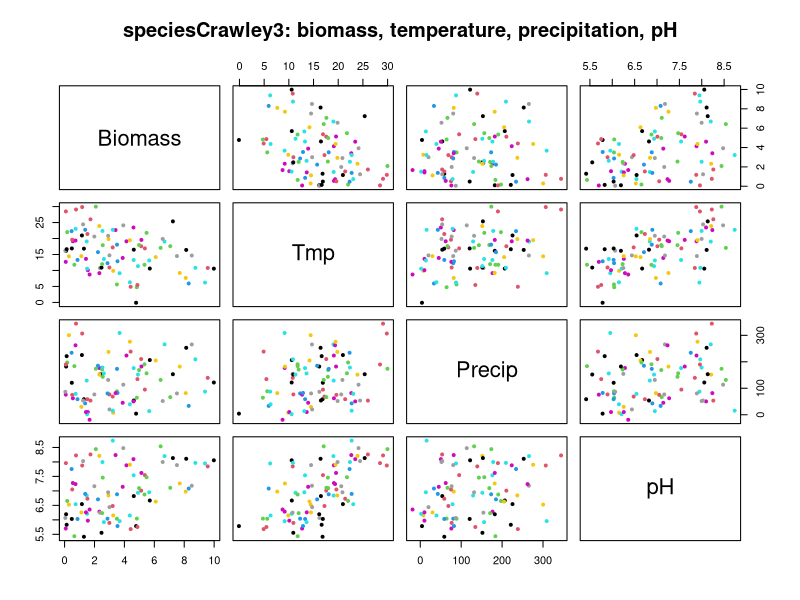
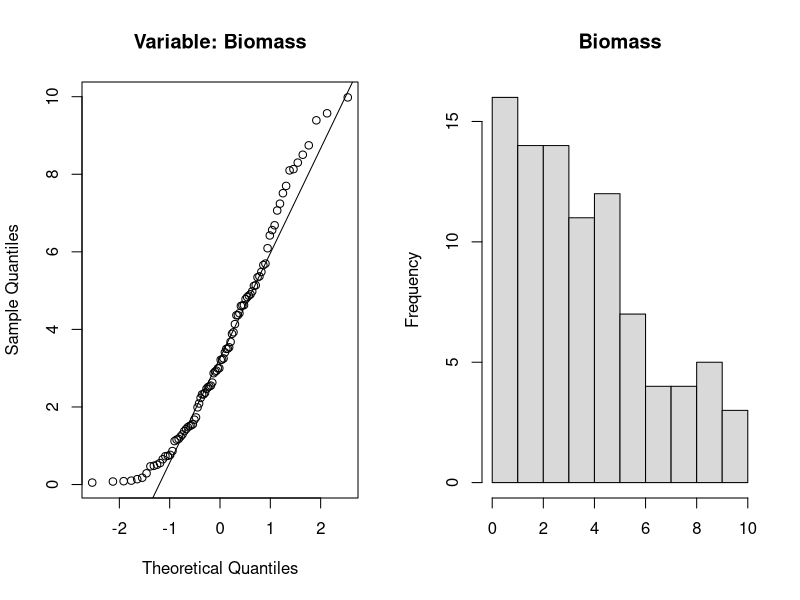
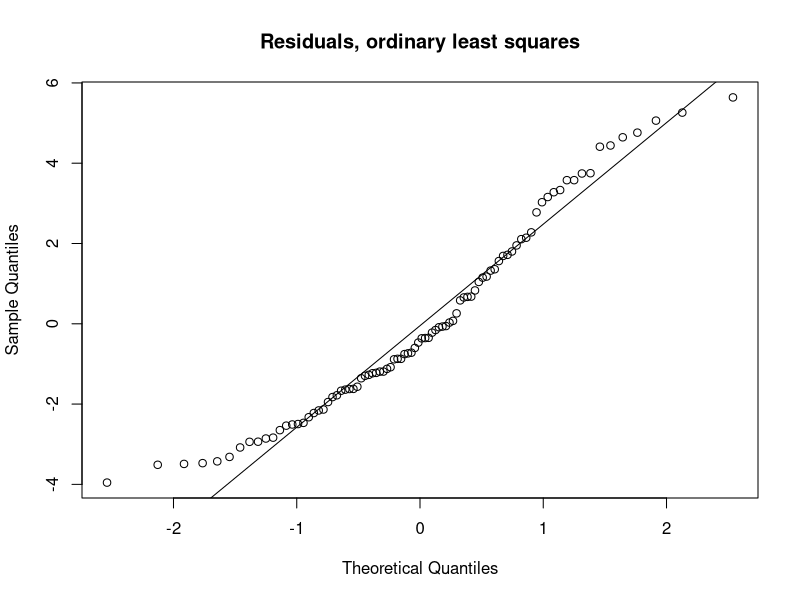
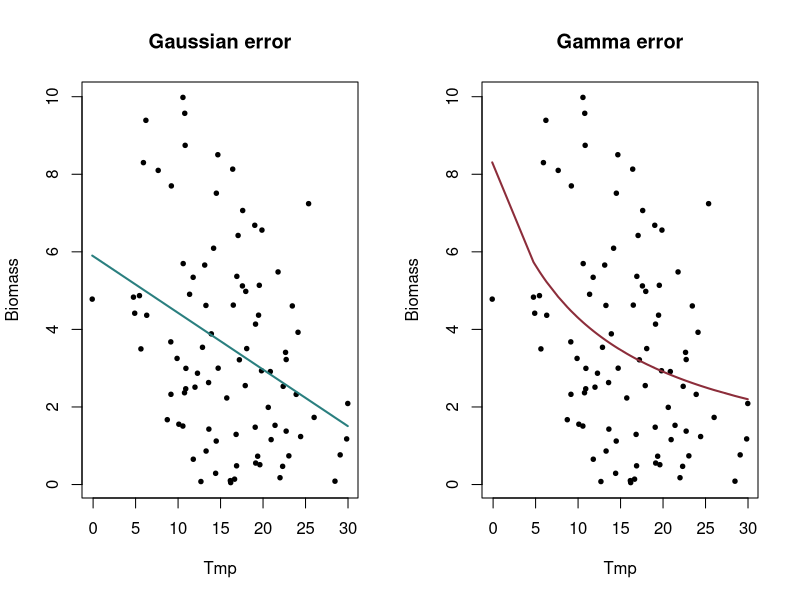
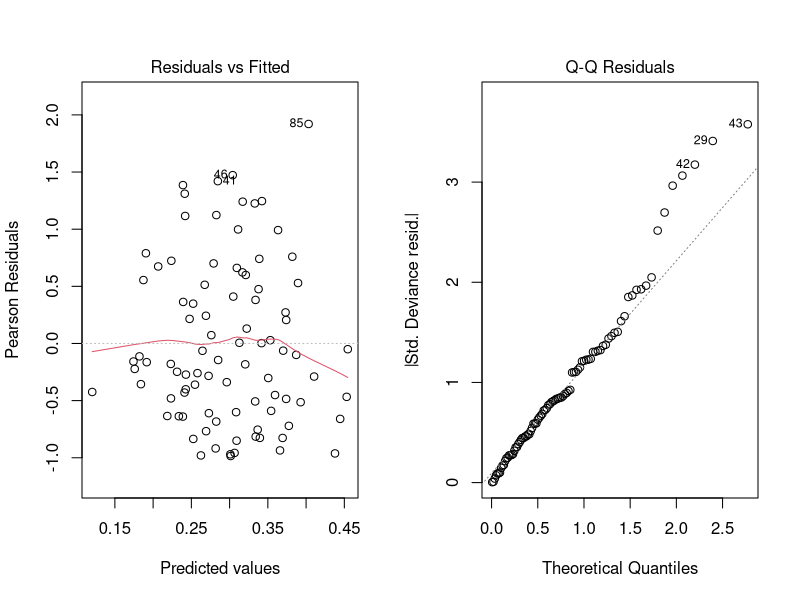
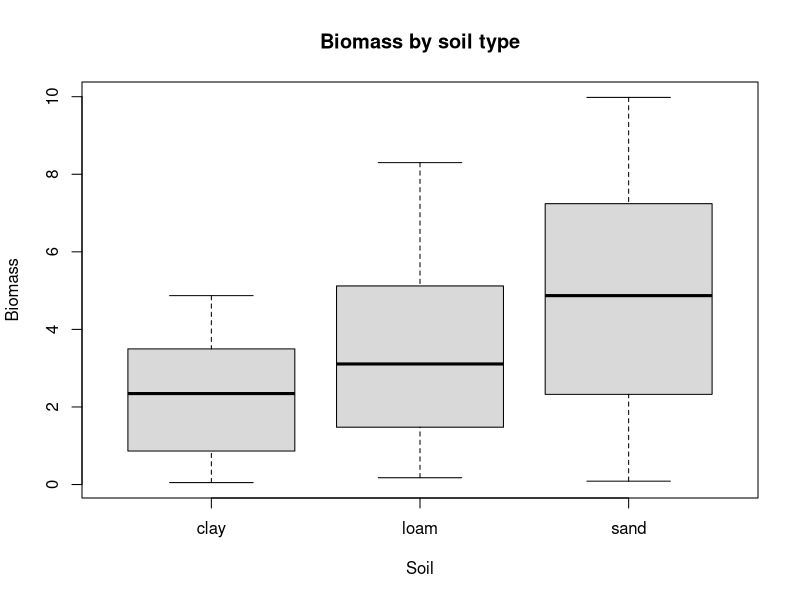
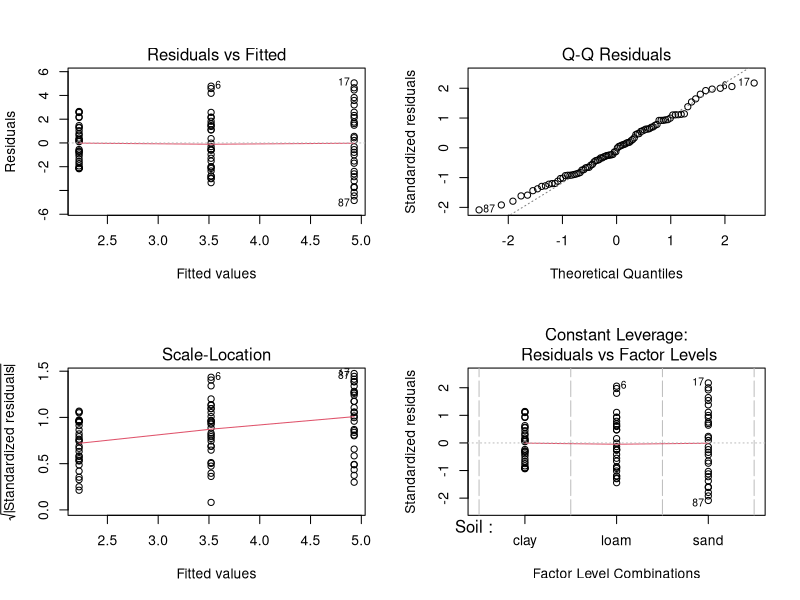
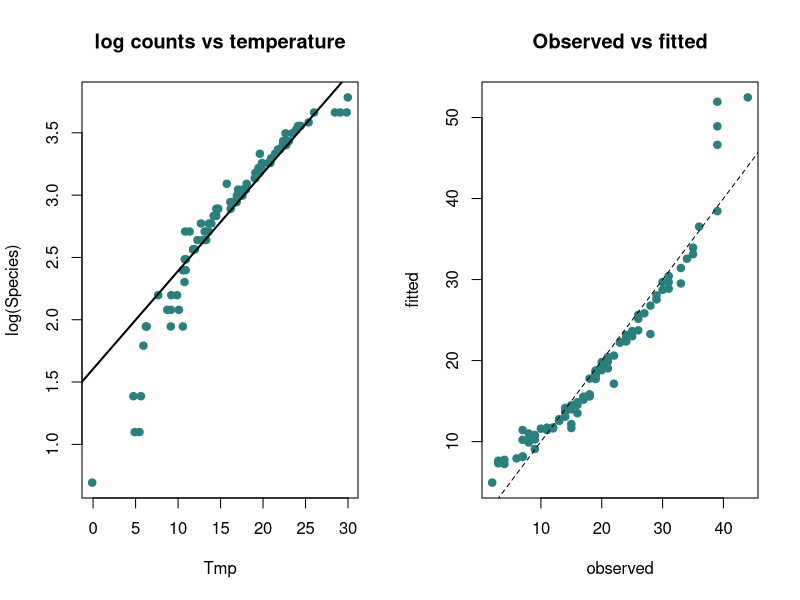

Recreate these plots in R, in order.
## ============================================================================
##  MS_LJMR :: 13_GLM.R — Generalized Linear Models (multivariate predictors)
##
##  Original authors: Marlon E. Cobos & Jorge Soberón
##                    (BIOL 943 Multivariate Methods, University of Kansas)
##  Revised for the MS_LJMR edition by: Luis J. Madrigal-Roca
##
##  Revised from 19_GLModels.R. Uses frozen 'crawley' mixed-type table.
## ============================================================================

##  PLAIN CLASSROOM EDITION
##  Generated from R/13_GLM.R by scripts/make_class_src.py --
##  edit R/13_GLM.R and regenerate; changes made here will be overwritten.
## ============================================================================

# Working directory -- point this at the folder holding the data files
#   speciesCrawley3.csv
setwd("YOUR/DIRECTORY")

## ============================================================================
##  1. WHY GENERALIZED
## ============================================================================
##  A linear model says   Y ~ mu + X + error, and ordinary regression assumes
##  the error is (1) normal with mean 0 and (2) of constant variance across all
##  observations. A GLM relaxes both: the error may follow another distribution,
##  and its variance may depend on the mean. So you must state the FAMILY --
##  gaussian, Gamma, Poisson, binomial -- and the LINK that connects the linear
##  predictor to the mean.
m <- read.csv("speciesCrawley3.csv", stringsAsFactors = TRUE)
m$Soil <- factor(m$Soil)
str(m)

par(mfrow = c(1, 1))
pairs(m[, 2:5], col = factor(m$Species), pch = 19, cex = .6,
      main = "speciesCrawley3: biomass, temperature, precipitation, pH")

## ---- is the response even close to normal? ----------------------------------
op <- par(mfrow = c(1, 2))
qqnorm(m$Biomass, main = "Variable: Biomass"); qqline(m$Biomass)
hist(m$Biomass, col = "grey85", main = "Biomass", xlab = "")
par(op)
cat("\nShapiro-Wilk on Biomass: p =", signif(shapiro.test(m$Biomass)$p.value, 4),
    " (small p => not normal)\n")

## ---- and are the RESIDUALS of an OLS fit normal? ----------------------------
##  This is the assumption that actually matters; the marginal distribution of
##  the response does not have to be normal for OLS to be valid.
mLM <- lm(Biomass ~ Tmp, data = m)
par(mfrow = c(1, 1))
qqnorm(residuals(mLM), main = "Residuals, ordinary least squares")
qqline(residuals(mLM))
cat("Shapiro-Wilk on OLS residuals: p =",
    signif(shapiro.test(residuals(mLM))$p.value, 4), "\n")

## ============================================================================
##  2. CHOOSING A FAMILY
## ============================================================================
##  continuous and unbounded      -> gaussian (ordinary regression)
##  continuous and non-negative   -> Gamma, or inverse gaussian
##      (biomass, precipitation, concentrations -- anything with a hard floor)
##  counts in a fixed interval    -> poisson
##      poisson assumes mean == variance; when that fails use quasipoisson or
##      a negative binomial
##  binary / proportions          -> binomial (logistic regression)
##  more than two categories      -> multinomial
mGauss <- glm(Biomass ~ Tmp, data = m, family = gaussian)
mGamma <- glm(Biomass ~ Tmp, data = m, family = Gamma)

op <- par(mfrow = c(1, 2))
o <- order(m$Tmp)
plot(m$Tmp, m$Biomass, pch = 19, cex = .6, main = "Gaussian error",
     xlab = "Tmp", ylab = "Biomass")
lines(m$Tmp[o], fitted(mGauss)[o], col = "#2a7f7f", lwd = 2)
plot(m$Tmp, m$Biomass, pch = 19, cex = .6, main = "Gamma error",
     xlab = "Tmp", ylab = "Biomass")
lines(m$Tmp[o], fitted(mGamma)[o], col = "#8c2d3a", lwd = 2)
par(op)

##  predict(type = "response") returns the fitted MEAN; without it you get the
##  linear predictor, which for Gamma is on the inverse scale.
cat("\nfirst fitted values, response vs link scale:\n")
print(round(head(cbind(response = predict(mGamma, type = "response"),
                       link     = predict(mGamma)), 4), 4))

op <- par(mfrow = c(1, 2))
plot(mGamma, which = 1)      # residuals vs fitted: outliers and structure
plot(mGamma, which = 2)      # normal Q-Q of deviance residuals
par(op)

## ---- adding a second predictor, and an interaction ---------------------------
mG_TP  <- glm(Biomass ~ Tmp + Precip, data = m, family = Gamma)
mG_TxP <- glm(Biomass ~ Tmp * Precip, data = m, family = Gamma)
print(summary(mG_TP))
print(summary(mG_TxP))
cat("\nAIC:\n"); print(AIC(mGamma, mG_TP, mG_TxP))
## (the original script compared an object `mBT` that was never created; the
##  three models above are the intended comparison)

## ============================================================================
##  3. A FACTOR PREDICTOR IS AN ANOVA
## ============================================================================
mBS <- glm(Biomass ~ Soil, data = m, family = gaussian)
print(summary(mBS))
par(mfrow = c(1, 1))
boxplot(Biomass ~ Soil, data = m, col = "grey85",
        main = "Biomass by soil type")

##  Exactly the same model, in the vocabulary of experimental design:
aovBS <- aov(Biomass ~ Soil, data = m)
print(summary(aovBS))
cat("\nsame residual deviance:",
    isTRUE(all.equal(deviance(mBS), sum(residuals(aovBS)^2))), "\n")
op <- par(mfrow = c(2, 2)); plot(aovBS)
par(op)

## ============================================================================
##  4. COUNTS: THE POISSON FAMILY
## ============================================================================
##  Species is a count, so the natural family is Poisson with a log link. The
##  coefficients are therefore on the LOG scale -- a unit change in Tmp
##  multiplies the expected count by exp(beta).
mST <- glm(Species ~ Tmp, data = m, family = poisson)
print(summary(mST))
cat("\nexp(coefficients) -- multiplicative effect on the count:\n")
print(round(exp(coef(mST)), 4))

op <- par(mfrow = c(1, 2))
plot(m$Tmp, log(m$Species), pch = 19, col = "#2a7f7f",
     xlab = "Tmp", ylab = "log(Species)", main = "log counts vs temperature")
abline(coef(mST), lwd = 2)
plot(m$Species, fitted(mST), pch = 19, col = "#2a7f7f",
     xlab = "observed", ylab = "fitted", main = "Observed vs fitted")
abline(0, 1, lty = 2)
par(op)

##  Poisson assumes mean = variance. Check it before trusting the standard
##  errors: a dispersion far above 1 means the SEs are too small.
disp <- sum(residuals(mST, type = "pearson")^2) / df.residual(mST)
cat("\ndispersion:", round(disp, 3),
    if (disp > 1.5) " -- overdispersed, consider quasipoisson\n" else " -- acceptable\n")

## ---- interactions -----------------------------------------------------------
mSTp  <- glm(Species ~ Tmp + pH, data = m, family = poisson)
mST_p <- glm(Species ~ Tmp * pH, data = m, family = poisson)
print(summary(mSTp))
print(summary(mST_p))
cat("\nAIC, additive vs interaction:\n"); print(AIC(mSTp, mST_p))
op <- par(mfrow = c(2, 2)); plot(mST_p)
par(op)

## ============================================================================
##  5. ONE MODEL PER GROUP, OR ONE MODEL WITH GROUPS?
## ============================================================================
##  Fitting the three soils separately gives three lines but no test of whether
##  they differ.
mBTl <- glm(Biomass ~ Tmp, data = m, family = gaussian, subset = Soil == "loam")
mBTc <- glm(Biomass ~ Tmp, data = m, family = gaussian, subset = Soil == "clay")
mBTs <- glm(Biomass ~ Tmp, data = m, family = gaussian, subset = Soil == "sand")

par(mfrow = c(1, 1))
cols <- c(clay = "black", loam = "red", sand = "green3")
plot(m$Tmp, m$Biomass, col = cols[as.character(m$Soil)], pch = 19,
     xlab = "Tmp", ylab = "Biomass", main = "One regression per soil type")
abline(mBTc, col = cols["clay"], lwd = 2)
abline(mBTl, col = cols["loam"], lwd = 2)
abline(mBTs, col = cols["sand"], lwd = 2)
legend("bottomleft", legend = names(cols), col = cols, lwd = 2, bty = "n")

##  Analysis of covariance does it properly, in one model. The interaction term
##  IS the hypothesis "the slopes differ"; dropping it assumes common slope and
##  different intercepts.
mBT_S  <- glm(Biomass ~ Tmp * Soil, data = m, family = gaussian)   # sep. slopes
mBT_Si <- glm(Biomass ~ Tmp + Soil, data = m, family = gaussian)   # common slope
print(summary(mBT_S))
print(summary(mBT_Si))
cat("\nAIC, separate vs common slopes:\n"); print(AIC(mBT_S, mBT_Si))
cat("\nlikelihood-ratio test of the interaction:\n")
print(anova(mBT_Si, mBT_S, test = "F"))

cat("\n[13_GLM] state the family and the link, check the dispersion, and let a",
    "single model with an interaction answer 'do the groups differ' rather",
    "than fitting each group on its own.\n")
